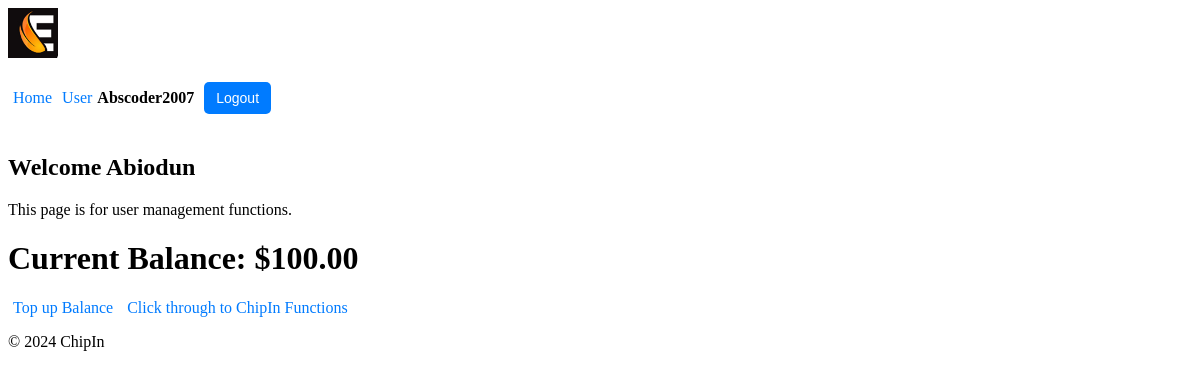
Page /users/ (signed in) on the earlier database version.
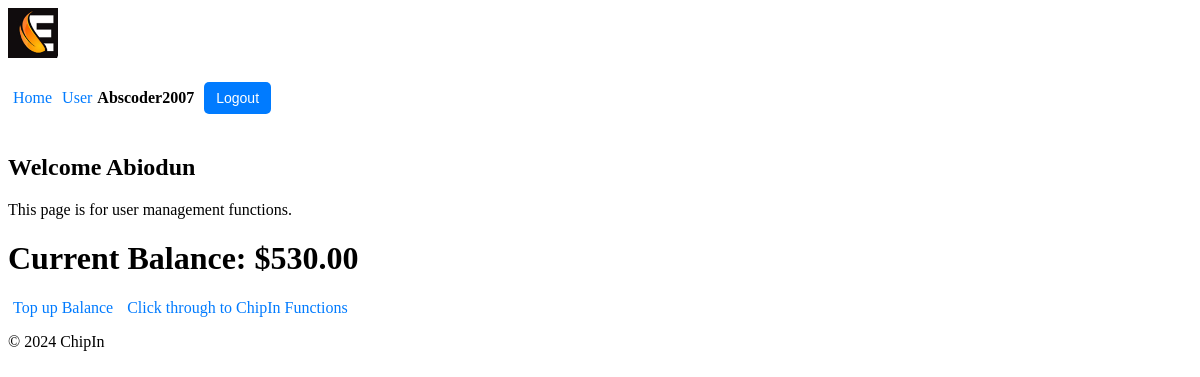
Same page on the later database version.
### users/models.py (models this page shows, shortened)
class Profile(models.Model):
    user = models.OneToOneField(User, on_delete=models.CASCADE)
    first_name = models.CharField(max_length=30)
    surname = models.CharField(max_length=30)
    nickname = models.CharField(max_length=30, unique=True, null=False, blank=False)
    max_spend = models.DecimalField(max_digits=10, decimal_places=2, default=100.00)  # Max spend for each event
    balance = models.DecimalField(max_digits=10, decimal_places=2, default=100.00)  # User's current balance

### users/views.py (the view)
# urls.py: path("", views.user, name="user"),
def user(request):
    profile = request.user.profile
    return render(request, 'users/user.html', {
        'user': request.user,
        'balance': profile.balance,
    })

### chipin/context_processors.py (called while the page is built)
def user_profile(request):
    if request.user.is_authenticated:
        try:
            return {'nickname': request.user.profile.nickname}
        except Profile.DoesNotExist:
            return {'nickname': request.user.username}  # Fallback to username if no profile exists
    return {}

### users/templates/users/user.html (shortened to what this page needs)
{% extends 'chipin/base.html' %}
{% load static %}
{% block content %}
    <h2>Welcome {{ request.user.first_name }}</h2>
    <p>This page is for user management functions.</p>
    <h1>Current Balance: ${{ balance }}</h1>
    <a href="{% url 'users:top_up' %}">Top up Balance</a>
    <a href="{% url 'chipin:home' %}">Click through to ChipIn Functions</a>
{% endblock %}

Differences in the rows shown:
changed Profile: balance "100.00" → "530.00"
